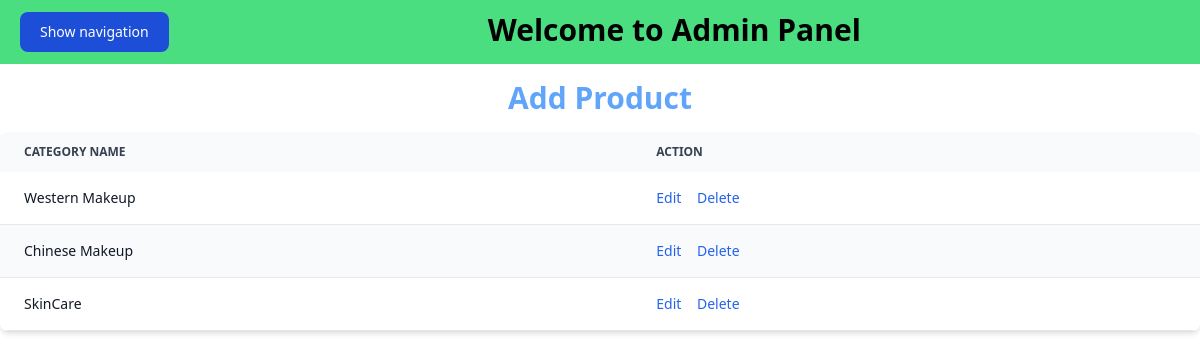
Page /product/categorylist/ on the earlier database version.
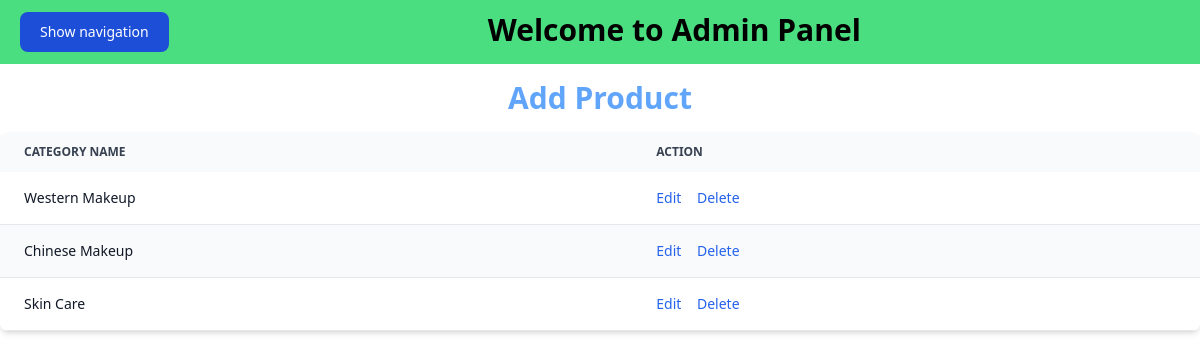
Same page on the later database version.
### product/models.py (models this page shows, shortened)
class Category(models.Model):
    category_name = models.CharField(max_length = 200, unique=True)

### product/views.py (the view)
# urls.py: path("categorylist/", views.categorylist, name ='categorylist'),
def categorylist(request):
    category = Category.objects.all()
    context = {
        "category": category
    }
    return render(request,"product/categorylist.html",context)

### product/templates/product/categorylist.html (shortened to what this page needs)
{% extends 'admins/index.html' %}
  {% load static %}
  {% block admin_content %}
  <div class="form-section">
    <h1 class="text-3xl text-blue-400 text-center font-bold my-4">Add Product</h1>
  </div>
<div class="relative overflow-x-auto shadow-md sm:rounded-lg">
    <table class="w-full text-sm text-left rtl:text-right text-gray-500 dark:text-gray-400">
        <thead class="text-xs text-gray-700 uppercase bg-gray-50 dark:bg-gray-700 dark:text-gray-400">
            <tr>
                <th scope="col" class="px-6 py-3">
                    Category name
                </th>
                <th scope="col" class="px-6 py-3">
                    Action
                </th>
            </tr>
        </thead>
        <tbody>
            {% for c in category %}
            <tr class="odd:bg-white odd:dark:bg-gray-900 even:bg-gray-50 even:dark:bg-gray-800 border-b dark:border-gray-700">
                <th scope="row" class="px-6 py-4 font-medium text-gray-900 whitespace-nowrap dark:text-white">
                   {{c.category_name}}
                </th>
                <td class="px-6 py-4">
                    <a href="{% url 'updatecategory' c.id %}" class="font-medium text-blue-600 dark:text-blue-500 hover:underline">Edit</a>
                    <a href="{% url 'deletecategory' c.id %}" class="font-medium text-blue-600 dark:text-red-500 hover:underline px-3">Delete</a>
                </td>
            </tr>
            {% endfor %}
        </tbody>
    </table>
</div>
  {% endblock %}

Differences in the rows shown:
removed Category: category_name "SkinCare"
added Category: category_name "Skin Care"
